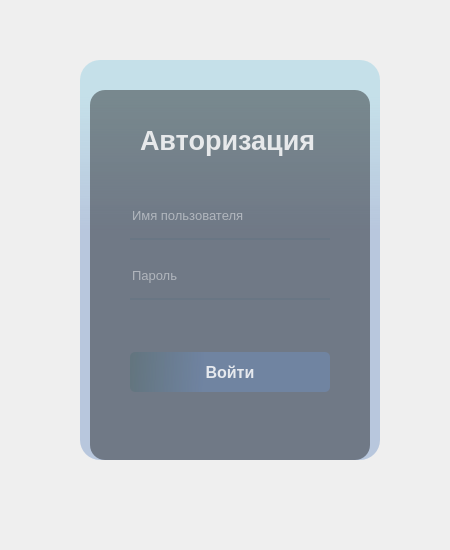
<?xml version="1.0" encoding="UTF-8"?>
<ui version="4.0">
 <class>Dialog</class>
 <widget class="QDialog" name="Dialog">
  <property name="geometry">
   <rect>
    <x>0</x>
    <y>0</y>
    <width>450</width>
    <height>550</height>
   </rect>
  </property>
  <property name="windowTitle">
   <string>Dialog</string>
  </property>
  <widget class="QWidget" name="widget" native="true">
   <property name="geometry">
    <rect>
     <x>40</x>
     <y>30</y>
     <width>370</width>
     <height>480</height>
    </rect>
   </property>
   <property name="styleSheet">
    <string notr="true">QWidget{
background:transparent;
}
QPushButton#login_btn{
background-color: qlineargradient(spread:pad, x1:0, y1:0.5, x2:1, y2:0.511, stop:0 rgba(91, 114, 122, 160), stop:0.369318 rgba(111, 145, 197, 110));
color: rgba(255, 255, 255, 210);
border-radius: 5px;
}
QPushButton#login_btn:hover{
background-color: qlineargradient(spread:pad, x1:0, y1:0.5, x2:1, y2:0.511, stop:0 rgba(111, 134, 142, 160), stop:0.369318 rgba(131, 165, 217, 130));
}
QPushButton#login_btn:pressed{
padding-left:5px;
padding-top:5px;
background-color:rgba(131, 165, 217, 100)
}
QPushButton#close_btn{
background-image: url(:/images/close_black.png);
border-radius: 5px;
background-repeat: no-repeat;
background-position: center;
}
QPushButton#close_btn:hover{
background-image: url(:/images/close_white.png);
background-color: rgba(0, 0, 0, 100);
}
QPushButton#collapse_btn{
background-image: url(:/images/minus_black.png);
border-radius: 5px;
background-repeat: no-repeat;
background-position: center;
}
QPushButton#collapse_btn:hover{
background-image: url(:/images/minus_white.png);
background-color: rgba(0, 0, 0, 100);
}</string>
   </property>
   <widget class="QLabel" name="header_1">
    <property name="geometry">
     <rect>
      <x>40</x>
      <y>30</y>
      <width>300</width>
      <height>400</height>
     </rect>
    </property>
    <property name="minimumSize">
     <size>
      <width>300</width>
      <height>400</height>
     </size>
    </property>
    <property name="styleSheet">
     <string notr="true">border-image: url(:/images/background2.jpg);
border-radius:20px;</string>
    </property>
    <property name="text">
     <string/>
    </property>
   </widget>
   <widget class="QLabel" name="header_2">
    <property name="geometry">
     <rect>
      <x>40</x>
      <y>30</y>
      <width>300</width>
      <height>400</height>
     </rect>
    </property>
    <property name="minimumSize">
     <size>
      <width>300</width>
      <height>400</height>
     </size>
    </property>
    <property name="styleSheet">
     <string notr="true">background-color: qlineargradient(spread:pad, x1:0.505, y1:0.0910909, x2:0.505455, y2:1, stop:0 rgba(172, 215, 230, 160), stop:0.369318 rgba(111, 145, 197, 110));
border-radius:20px;</string>
    </property>
    <property name="text">
     <string/>
    </property>
   </widget>
   <widget class="QLabel" name="backgrond">
    <property name="geometry">
     <rect>
      <x>50</x>
      <y>60</y>
      <width>280</width>
      <height>370</height>
     </rect>
    </property>
    <property name="minimumSize">
     <size>
      <width>0</width>
      <height>370</height>
     </size>
    </property>
    <property name="styleSheet">
     <string notr="true">background-color: rgba(0, 0, 0, 100);
border-radius:15px;</string>
    </property>
    <property name="text">
     <string/>
    </property>
   </widget>
   <widget class="QLabel" name="login">
    <property name="geometry">
     <rect>
      <x>100</x>
      <y>90</y>
      <width>180</width>
      <height>40</height>
     </rect>
    </property>
    <property name="font">
     <font>
      <pointsize>20</pointsize>
      <weight>75</weight>
      <bold>true</bold>
     </font>
    </property>
    <property name="styleSheet">
     <string notr="true">color: rgba(255, 255, 255, 210);</string>
    </property>
    <property name="text">
     <string>Авторизация</string>
    </property>
   </widget>
   <widget class="QLineEdit" name="User">
    <property name="geometry">
     <rect>
      <x>90</x>
      <y>170</y>
      <width>200</width>
      <height>40</height>
     </rect>
    </property>
    <property name="font">
     <font>
      <pointsize>10</pointsize>
     </font>
    </property>
    <property name="styleSheet">
     <string notr="true">background-color: rgba(0, 0, 0, 0);
border: none;
border-bottom: 2px solid rgba(105, 118, 132, 255);
color: rgba(255, 255, 255, 230);
padding-bottom: 7px;</string>
    </property>
    <property name="placeholderText">
     <string>Имя пользователя</string>
    </property>
   </widget>
   <widget class="QLineEdit" name="Password">
    <property name="geometry">
     <rect>
      <x>90</x>
      <y>230</y>
      <width>200</width>
      <height>40</height>
     </rect>
    </property>
    <property name="font">
     <font>
      <pointsize>10</pointsize>
     </font>
    </property>
    <property name="styleSheet">
     <string notr="true">background-color: rgba(0, 0, 0, 0);
border: none;
border-bottom: 2px solid rgba(105, 118, 132, 255);
color: rgba(255, 255, 255, 230);
padding-bottom: 7px;</string>
    </property>
    <property name="echoMode">
     <enum>QLineEdit::Password</enum>
    </property>
    <property name="placeholderText">
     <string>Пароль</string>
    </property>
   </widget>
   <widget class="QPushButton" name="login_btn">
    <property name="geometry">
     <rect>
      <x>90</x>
      <y>322</y>
      <width>200</width>
      <height>40</height>
     </rect>
    </property>
    <property name="font">
     <font>
      <pointsize>12</pointsize>
      <weight>75</weight>
      <bold>true</bold>
     </font>
    </property>
    <property name="text">
     <string>Войти</string>
    </property>
   </widget>
   <widget class="QPushButton" name="close_btn">
    <property name="geometry">
     <rect>
      <x>300</x>
      <y>40</y>
      <width>16</width>
      <height>16</height>
     </rect>
    </property>
    <property name="font">
     <font>
      <pointsize>12</pointsize>
      <weight>75</weight>
      <bold>true</bold>
     </font>
    </property>
    <property name="text">
     <string/>
    </property>
   </widget>
   <widget class="QPushButton" name="collapse_btn">
    <property name="geometry">
     <rect>
      <x>270</x>
      <y>40</y>
      <width>16</width>
      <height>16</height>
     </rect>
    </property>
    <property name="font">
     <font>
      <pointsize>12</pointsize>
      <weight>75</weight>
      <bold>true</bold>
     </font>
    </property>
    <property name="text">
     <string/>
    </property>
   </widget>
  </widget>
 </widget>
 <resources>
  <include location="../widgets/resources/image/qrc/res.qrc"/>
 </resources>
 <connections/>
</ui>
